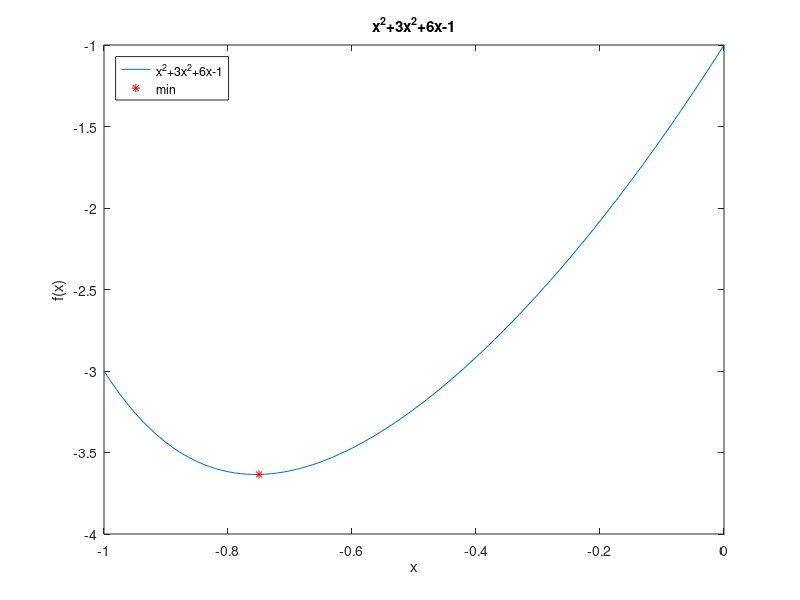

Reproduce this figure in MATLAB.
x = -1:0.01:0;
y = x.^6 + 3*x.^2 + 6*x - 1;
[val, idx] = min(y);

plot(x,y)
hold on
plot(x(idx), y(idx), '*r')
xlabel('x')
ylabel('f(x)')
title('x^2+3x^2+6x-1')
legend('x^2+3x^2+6x-1','min', 'Location', 'NorthWest')